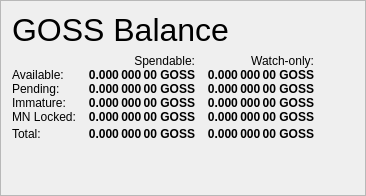
                   <widget class="QFrame" name="frame_Balances">
                    <property name="frameShape">
                     <enum>QFrame::StyledPanel</enum>
                    </property>
                    <property name="frameShadow">
                     <enum>QFrame::Raised</enum>
                    </property>
                    <layout class="QVBoxLayout" name="verticalLayout_4">
                     <item>
                      <layout class="QHBoxLayout" name="horizontalLayout_4">
                       <item>
                        <widget class="QLabel" name="label_5">
                         <property name="minimumSize">
                          <size>
                           <width>0</width>
                           <height>20</height>
                          </size>
                         </property>
                         <property name="font">
                          <font>
                           <pointsize>24</pointsize>
                           <weight>50</weight>
                           <bold>false</bold>
                          </font>
                         </property>
                         <property name="text">
                          <string>GOSS Balance</string>
                         </property>
                        </widget>
                       </item>
                       <item>
                        <spacer name="horizontalSpacer_3">
                         <property name="orientation">
                          <enum>Qt::Horizontal</enum>
                         </property>
                         <property name="sizeHint" stdset="0">
                          <size>
                           <width>40</width>
                           <height>20</height>
                          </size>
                         </property>
                        </spacer>
                       </item>
                      </layout>
                     </item>
                     <item>
                      <layout class="QGridLayout" name="gridLayout">
                       <property name="horizontalSpacing">
                        <number>12</number>
                       </property>
                       <property name="verticalSpacing">
                        <number>0</number>
                       </property>
                       <item row="0" column="1">
                        <widget class="QLabel" name="labelSpendable">
                         <property name="text">
                          <string>Spendable:</string>
                         </property>
                         <property name="alignment">
                          <set>Qt::AlignRight|Qt::AlignTrailing|Qt::AlignVCenter</set>
                         </property>
                        </widget>
                       </item>
                       <item row="0" column="2">
                        <widget class="QLabel" name="labelWatchonly">
                         <property name="text">
                          <string>Watch-only:</string>
                         </property>
                         <property name="alignment">
                          <set>Qt::AlignRight|Qt::AlignTrailing|Qt::AlignVCenter</set>
                         </property>
                        </widget>
                       </item>
                       <item row="1" column="0">
                        <widget class="QLabel" name="labelBalanceText">
                         <property name="text">
                          <string>Available:</string>
                         </property>
                        </widget>
                       </item>
                       <item row="1" column="1">
                        <widget class="QLabel" name="labelBalance">
                         <property name="font">
                          <font>
                           <weight>75</weight>
                           <bold>true</bold>
                          </font>
                         </property>
                         <property name="cursor">
                          <cursorShape>IBeamCursor</cursorShape>
                         </property>
                         <property name="toolTip">
                          <string>Your current spendable balance</string>
                         </property>
                         <property name="text">
                          <string notr="true">0.000 000 00 GOSS</string>
                         </property>
                         <property name="alignment">
                          <set>Qt::AlignRight|Qt::AlignTrailing|Qt::AlignVCenter</set>
                         </property>
                         <property name="textInteractionFlags">
                          <set>Qt::LinksAccessibleByMouse|Qt::TextSelectableByKeyboard|Qt::TextSelectableByMouse</set>
                         </property>
                        </widget>
                       </item>
                       <item row="1" column="2">
                        <widget class="QLabel" name="labelWatchAvailable">
                         <property name="font">
                          <font>
                           <weight>75</weight>
                           <bold>true</bold>
                          </font>
                         </property>
                         <property name="cursor">
                          <cursorShape>IBeamCursor</cursorShape>
                         </property>
                         <property name="toolTip">
                          <string>Your current balance in watch-only addresses</string>
                         </property>
                         <property name="text">
                          <string notr="true">0.000 000 00 GOSS</string>
                         </property>
                         <property name="alignment">
                          <set>Qt::AlignRight|Qt::AlignTrailing|Qt::AlignVCenter</set>
                         </property>
                         <property name="textInteractionFlags">
                          <set>Qt::LinksAccessibleByMouse|Qt::TextSelectableByKeyboard|Qt::TextSelectableByMouse</set>
                         </property>
                        </widget>
                       </item>
                       <item row="2" column="0">
                        <widget class="QLabel" name="labelPendingText">
                         <property name="text">
                          <string>Pending:</string>
                         </property>
                        </widget>
                       </item>
                       <item row="2" column="1">
                        <widget class="QLabel" name="labelUnconfirmed">
                         <property name="font">
                          <font>
                           <weight>75</weight>
                           <bold>true</bold>
                          </font>
                         </property>
                         <property name="cursor">
                          <cursorShape>IBeamCursor</cursorShape>
                         </property>
                         <property name="toolTip">
                          <string>Total of transactions that have yet to be confirmed, and do not yet count toward the spendable balance</string>
                         </property>
                         <property name="text">
                          <string notr="true">0.000 000 00 GOSS</string>
                         </property>
                         <property name="alignment">
                          <set>Qt::AlignRight|Qt::AlignTrailing|Qt::AlignVCenter</set>
                         </property>
                         <property name="textInteractionFlags">
                          <set>Qt::LinksAccessibleByMouse|Qt::TextSelectableByKeyboard|Qt::TextSelectableByMouse</set>
                         </property>
                        </widget>
                       </item>
                       <item row="2" column="2">
                        <widget class="QLabel" name="labelWatchPending">
                         <property name="font">
                          <font>
                           <weight>75</weight>
                           <bold>true</bold>
                          </font>
                         </property>
                         <property name="cursor">
                          <cursorShape>IBeamCursor</cursorShape>
                         </property>
                         <property name="toolTip">
                          <string>Unconfirmed transactions to watch-only addresses</string>
                         </property>
                         <property name="text">
                          <string notr="true">0.000 000 00 GOSS</string>
                         </property>
                         <property name="alignment">
                          <set>Qt::AlignRight|Qt::AlignTrailing|Qt::AlignVCenter</set>
                         </property>
                         <property name="textInteractionFlags">
                          <set>Qt::LinksAccessibleByMouse|Qt::TextSelectableByKeyboard|Qt::TextSelectableByMouse</set>
                         </property>
                        </widget>
                       </item>
                       <item row="3" column="0">
                        <widget class="QLabel" name="labelImmatureText">
                         <property name="text">
                          <string>Immature:</string>
                         </property>
                        </widget>
                       </item>
                       <item row="3" column="1">
                        <widget class="QLabel" name="labelImmature">
                         <property name="font">
                          <font>
                           <weight>75</weight>
                           <bold>true</bold>
                          </font>
                         </property>
                         <property name="cursor">
                          <cursorShape>IBeamCursor</cursorShape>
                         </property>
                         <property name="toolTip">
                          <string>Staked or masternode rewards that has not yet matured</string>
                         </property>
                         <property name="text">
                          <string notr="true">0.000 000 00 GOSS</string>
                         </property>
                         <property name="alignment">
                          <set>Qt::AlignRight|Qt::AlignTrailing|Qt::AlignVCenter</set>
                         </property>
                         <property name="textInteractionFlags">
                          <set>Qt::LinksAccessibleByMouse|Qt::TextSelectableByKeyboard|Qt::TextSelectableByMouse</set>
                         </property>
                        </widget>
                       </item>
                       <item row="3" column="2">
                        <widget class="QLabel" name="labelWatchImmature">
                         <property name="font">
                          <font>
                           <weight>75</weight>
                           <bold>true</bold>
                          </font>
                         </property>
                         <property name="cursor">
                          <cursorShape>IBeamCursor</cursorShape>
                         </property>
                         <property name="toolTip">
                          <string>Staked or masternode rewards in watch-only addresses that has not yet matured</string>
                         </property>
                         <property name="text">
                          <string notr="true">0.000 000 00 GOSS</string>
                         </property>
                         <property name="alignment">
                          <set>Qt::AlignRight|Qt::AlignTrailing|Qt::AlignVCenter</set>
                         </property>
                         <property name="textInteractionFlags">
                          <set>Qt::LinksAccessibleByMouse|Qt::TextSelectableByKeyboard|Qt::TextSelectableByMouse</set>
                         </property>
                        </widget>
                       </item>
                       <item row="4" column="0">
                        <widget class="QLabel" name="labelLockedBalanceText">
                         <property name="toolTip">
                          <string>Locked Masternode collaterals.</string>
                         </property>
                         <property name="text">
                          <string>MN Locked:</string>
                         </property>
                        </widget>
                       </item>
                       <item row="4" column="1">
                        <widget class="QLabel" name="labelLockedBalance">
                         <property name="font">
                          <font>
                           <weight>75</weight>
                           <bold>true</bold>
                          </font>
                         </property>
                         <property name="cursor">
                          <cursorShape>IBeamCursor</cursorShape>
                         </property>
                         <property name="toolTip">
                          <string>Locked GOSS Masternode collaterals.</string>
                         </property>
                         <property name="text">
                          <string notr="true">0.000 000 00 GOSS</string>
                         </property>
                         <property name="alignment">
                          <set>Qt::AlignRight|Qt::AlignTrailing|Qt::AlignVCenter</set>
                         </property>
                         <property name="textInteractionFlags">
                          <set>Qt::LinksAccessibleByMouse|Qt::TextSelectableByKeyboard|Qt::TextSelectableByMouse</set>
                         </property>
                        </widget>
                       </item>
                       <item row="4" column="2">
                        <widget class="QLabel" name="labelWatchLocked">
                         <property name="font">
                          <font>
                           <weight>75</weight>
                           <bold>true</bold>
                          </font>
                         </property>
                         <property name="cursor">
                          <cursorShape>IBeamCursor</cursorShape>
                         </property>
                         <property name="toolTip">
                          <string>Current locked balance in watch-only addresses</string>
                         </property>
                         <property name="text">
                          <string notr="true">0.000 000 00 GOSS</string>
                         </property>
                         <property name="alignment">
                          <set>Qt::AlignRight|Qt::AlignTrailing|Qt::AlignVCenter</set>
                         </property>
                         <property name="textInteractionFlags">
                          <set>Qt::LinksAccessibleByMouse|Qt::TextSelectableByKeyboard|Qt::TextSelectableByMouse</set>
                         </property>
                        </widget>
                       </item>
                       <item row="5" column="0">
                        <widget class="QLabel" name="labelTotalText">
                         <property name="toolTip">
                          <string>Your current GOSSIP balance, unconfirmed and immature transactions included</string>
                         </property>
                         <property name="text">
                          <string>Total:</string>
                         </property>
                        </widget>
                       </item>
                       <item row="5" column="1">
                        <widget class="QLabel" name="labelTotal">
                         <property name="font">
                          <font>
                           <weight>75</weight>
                           <bold>true</bold>
                          </font>
                         </property>
                         <property name="cursor">
                          <cursorShape>IBeamCursor</cursorShape>
                         </property>
                         <property name="toolTip">
                          <string>Your current GOSSIP balance, unconfirmed and immature transactions included</string>
                         </property>
                         <property name="text">
                          <string notr="true">0.000 000 00 GOSS</string>
                         </property>
                         <property name="alignment">
                          <set>Qt::AlignRight|Qt::AlignTrailing|Qt::AlignVCenter</set>
                         </property>
                         <property name="textInteractionFlags">
                          <set>Qt::LinksAccessibleByMouse|Qt::TextSelectableByKeyboard|Qt::TextSelectableByMouse</set>
                         </property>
                        </widget>
                       </item>
                       <item row="5" column="2">
                        <widget class="QLabel" name="labelWatchTotal">
                         <property name="font">
                          <font>
                           <weight>75</weight>
                           <bold>true</bold>
                          </font>
                         </property>
                         <property name="cursor">
                          <cursorShape>IBeamCursor</cursorShape>
                         </property>
                         <property name="toolTip">
                          <string>Current total balance in watch-only addresses</string>
                         </property>
                         <property name="text">
                          <string notr="true">0.000 000 00 GOSS</string>
                         </property>
                         <property name="alignment">
                          <set>Qt::AlignRight|Qt::AlignTrailing|Qt::AlignVCenter</set>
                         </property>
                         <property name="textInteractionFlags">
                          <set>Qt::LinksAccessibleByMouse|Qt::TextSelectableByKeyboard|Qt::TextSelectableByMouse</set>
                         </property>
                        </widget>
                       </item>
                       <item row="5" column="3">
                        <spacer name="horizontalSpacer_9">
                         <property name="orientation">
                          <enum>Qt::Horizontal</enum>
                         </property>
                         <property name="sizeHint" stdset="0">
                          <size>
                           <width>40</width>
                           <height>20</height>
                          </size>
                         </property>
                        </spacer>
                       </item>
                      </layout>
                     </item>
                     <item>
                      <spacer name="verticalSpacer_3">
                       <property name="orientation">
                        <enum>Qt::Vertical</enum>
                       </property>
                       <property name="sizeHint" stdset="0">
                        <size>
                         <width>20</width>
                         <height>40</height>
                        </size>
                       </property>
                      </spacer>
                     </item>
                    </layout>
                   </widget>
